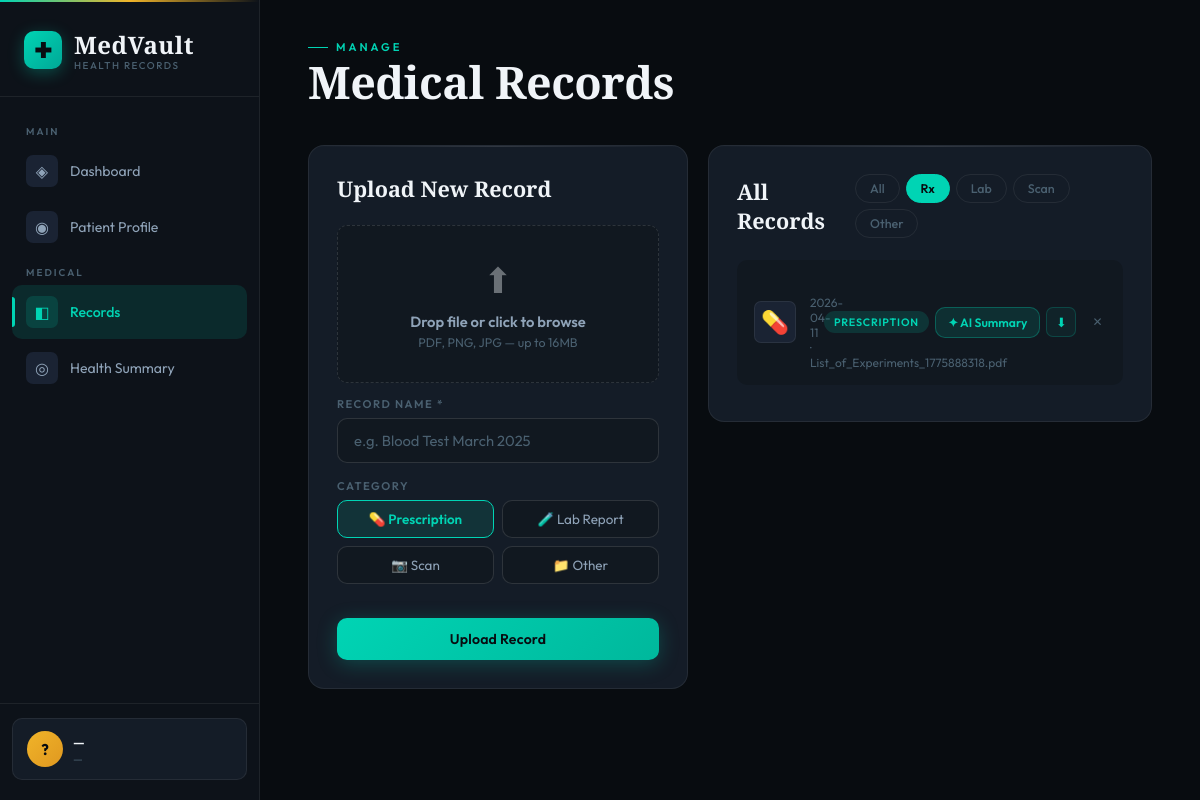
Screenshot of /records?cat=Prescription with the database file from the repository.
### tables this page shows
CREATE TABLE Category (
            id   INTEGER PRIMARY KEY AUTOINCREMENT,
            name VARCHAR(30) NOT NULL UNIQUE
        );

CREATE TABLE Record (
            id          INTEGER PRIMARY KEY AUTOINCREMENT,
            upload_date DATETIME DEFAULT CURRENT_TIMESTAMP,
            patient_id  INTEGER NOT NULL,
            category_id INTEGER NOT NULL,
            file_name   VARCHAR(150) NOT NULL,
            file_path   VARCHAR(255) NOT NULL,
            file_type   VARCHAR(30),
            FOREIGN KEY (patient_id)  REFERENCES Patient(id) ON DELETE CASCADE,
            FOREIGN KEY (category_id) REFERENCES Category(id)
        );

### app.py (the view, shortened to what this page needs)
@app.route('/records', methods=['GET', 'POST'])
def records():
    db = get_db()
    cat_filter = request.args.get('cat', 'all')
    categories = db.execute("SELECT * FROM Category").fetchall()
    if cat_filter == 'all':
        all_records = db.execute("""
            SELECT Record.*, Category.name as cat_name
            FROM Record JOIN Category ON Record.category_id = Category.id
            ORDER BY Record.upload_date DESC
        """).fetchall()
    else:
        all_records = db.execute("""
            SELECT Record.*, Category.name as cat_name
            FROM Record JOIN Category ON Record.category_id = Category.id
            WHERE Category.name = ?
            ORDER BY Record.upload_date DESC
        """, (cat_filter,)).fetchall()
    db.close()
    return render_template('records.html',
                           records=all_records,
                           categories=categories,
                           cat_filter=cat_filter)

### database.py (called while the page is built)
def get_db():
    conn = sqlite3.connect(DB_PATH)
    conn.row_factory = sqlite3.Row
    conn.execute("PRAGMA foreign_keys = ON")
    return conn

### templates/records.html (shortened to what this page needs)
<!DOCTYPE html>
<html lang="en">
<head>
<link rel="stylesheet" href="{{ url_for('static',filename='style.css') }}">
</head>
<body>
<aside class="sidebar">
  <div class="logo"><div class="logo-mark">✚</div><div><span class="logo-text">MedVault</span><span class="logo-version">Health Records</span></div></div>
  <nav class="nav">
    <span class="nav-label">Main</span>
    <a href="{{ url_for('index') }}"   class="nav-item"><div class="nav-icon">◈</div><span>Dashboard</span></a>
    <a href="{{ url_for('patient') }}" class="nav-item"><div class="nav-icon">◉</div><span>Patient Profile</span></a>
    <span class="nav-label">Medical</span>
    <a href="{{ url_for('records') }}" class="nav-item active"><div class="nav-icon">◧</div><span>Records</span></a>
    <a href="{{ url_for('health') }}"  class="nav-item"><div class="nav-icon">◎</div><span>Health Summary</span></a>
  </nav>
  <div class="sidebar-footer">
    <a href="{{ url_for('patient') }}" class="patient-chip">
      <div class="chip-avatar">?</div>
      <div><span class="chip-name">—</span><span class="chip-tag">—</span></div>
    </a>
  </div>
</aside>
<main class="main">
  <header class="page-header">
    <div><div class="header-eyebrow">Manage</div><h1 class="page-title">Medical Records</h1></div>
  </header>
  <div class="records-layout">
    <section class="card upload-card" style="--delay:0.1s">
      <div class="card-header"><h2 class="card-title">Upload New Record</h2></div>
      <form method="POST" action="{{ url_for('records') }}" enctype="multipart/form-data" id="uploadForm">
        <div class="drop-zone" id="dropZone" onclick="document.getElementById('fileInput').click()">
          <span class="drop-icon">⬆</span>
          <p class="drop-title">Drop file or click to browse</p>
          <p class="drop-hint">PDF, PNG, JPG — up to 16MB</p>
        </div>
        <div class="form-group" style="margin-top:14px">
          <label class="form-label">Record Name *</label>
          <input type="text" name="file_name" id="recName" class="form-input" placeholder="e.g. Blood Test March 2025" required>
        </div>
        <div class="form-group">
          <label class="form-label">Category</label>
          <div class="cat-selector">
            {% for cat in categories %}
            <label class="cat-btn-label">
              <span class="cat-btn {{ 'active' if loop.first }}" onclick="selCat(this)">
                {% if cat.name=='Prescription' %}💊{% elif cat.name=='Lab Report' %}🧪{% elif cat.name=='Scan' %}📷{% else %}📁{% endif %} {{ cat.name }}
              </span>
            </label>
            {% endfor %}
          </div>
        </div>
        <button type="submit" class="btn-primary full-btn">Upload Record</button>
      </form>
    </section>
    <section class="card records-list-card" style="--delay:0.2s">
      <div class="card-header">
        <h2 class="card-title">All Records</h2>
        <div class="filter-row">
          <a href="{{ url_for('records') }}" class="filter-btn {{ 'active' if cat_filter=='all' }}">All</a>
          {% for cat in categories %}
          <a href="{{ url_for('records',cat=cat.name) }}" class="filter-btn {{ 'active' if cat_filter==cat.name }}">
            {% if cat.name=='Prescription' %}Rx{% elif cat.name=='Lab Report' %}Lab{% else %}{{ cat.name }}{% endif %}
          </a>
          {% endfor %}
        </div>
      </div>
      {% if records %}
        {% for rec in records %}
        <div class="record-row" id="rec-{{ rec.id }}">
          <div class="record-icon">{% if rec.cat_name=='Prescription' %}💊{% elif rec.cat_name=='Lab Report' %}🧪{% elif rec.cat_name=='Scan' %}📷{% else %}📁{% endif %}</div>
          <div class="record-info" style="flex:1;min-width:0">
            <span class="record-meta">{{ rec.upload_date[:10] }} · {{ rec.file_path }}</span>
          </div>
          <div class="record-right" style="flex-shrink:0;display:flex;align-items:center;gap:6px;flex-wrap:wrap;justify-content:flex-end">
            <span class="record-tag {{ rec.cat_name.lower().replace(' ','-') }}">{{ rec.cat_name }}</span>
            <button class="ai-btn" style="margin-top:0;padding:7px 12px;font-size:0.76rem"
                    onclick="aiSummarize({{ rec.id }}, '{{ rec.file_name }}', '{{ rec.cat_name }}', '{{ rec.file_path }}')"
                    id="aibtn-{{ rec.id }}">✦ AI Summary</button>
            <a href="{{ url_for('export_record',record_id=rec.id) }}" class="record-export" title="Export PDF">⬇</a>
            <form method="POST" action="{{ url_for('delete_record',record_id=rec.id) }}" style="display:inline" onsubmit="return confirm('Delete this record?')">
              <button type="submit" class="record-del" title="Delete">✕</button>
            </form>
          </div>
        </div>
        {% endfor %}
      {% else %}
        <div class="empty-state"><span class="empty-icon">◧</span><p>No records in this category.</p></div>
      {% endif %}
    </section>
  </div>
</main>
</body>
</html>

### rows the page displays
Category: name "Prescription", shows "Rx"
Category: name "Lab Report"
Category: name "Scan"
Category: name "Other"
Record: upload_date "2026-04-11", file_path "List_of_Experiments_1775888318.pdf", cat_name "PRESCRIPTION"
